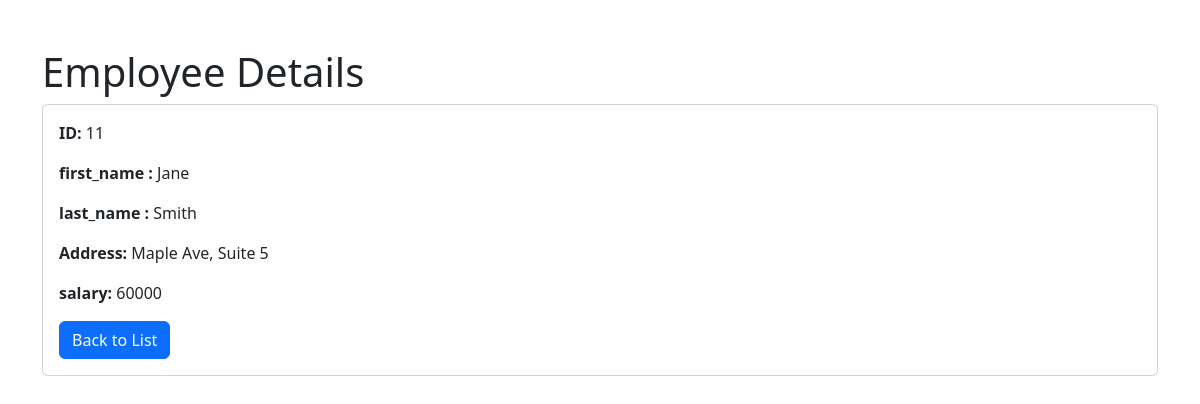
Page /view.php?id=11 on the committed database.
### tables this page shows
CREATE TABLE `crud` (
  `id` int(100) NOT NULL,
  `first_name` varchar(100) NOT NULL,
  `last_name` varchar(100) NOT NULL,
  `Address` varchar(100) NOT NULL,
  `gender` varchar(100) NOT NULL,
  `salary` int(11) DEFAULT NULL
);

### view.php (the view, shortened to what this page needs)
<?php
include 'crudForm.php';
$id = intval($_GET['id']);
$sql = "SELECT * FROM crud WHERE id = $id";
$result = $conn->query($sql);
if ($result->num_rows > 0) {
    $row = $result->fetch_assoc();
} else {
    echo "No record found";
    exit;
}
?>
<!DOCTYPE html>
<html lang="en">
<head>
</head>
<body>
    <div class="container mt-5">
        <h1>Employee Details</h1>
        <div class="card">
            <div class="card-body">
                <p><strong>ID:</strong> <?php echo htmlspecialchars($row['id']); ?></p>
                <p><strong>first_name :</strong> <?php echo htmlspecialchars($row['first_name']); ?></p>
                <p><strong>last_name :</strong> <?php echo htmlspecialchars($row['last_name']); ?></p>
                <p><strong>Address:</strong> <?php echo htmlspecialchars($row['Address']); ?></p>
                <p><strong>salary:</strong> <?php echo htmlspecialchars($row['salary']); ?></p>
                <a href="index.php" class="btn btn-primary">Back to List</a>
            </div>
        </div>
    </div>
     <link href="https://cdn.jsdelivr.net/npm/bootstrap@5.2.3/dist/css/bootstrap.min.css" rel="stylesheet">
</body>
</html>

### rows in the picture
crud: id "11", first_name "Jane", last_name "Smith", Address "Maple Ave, Suite 5", salary "60000"
